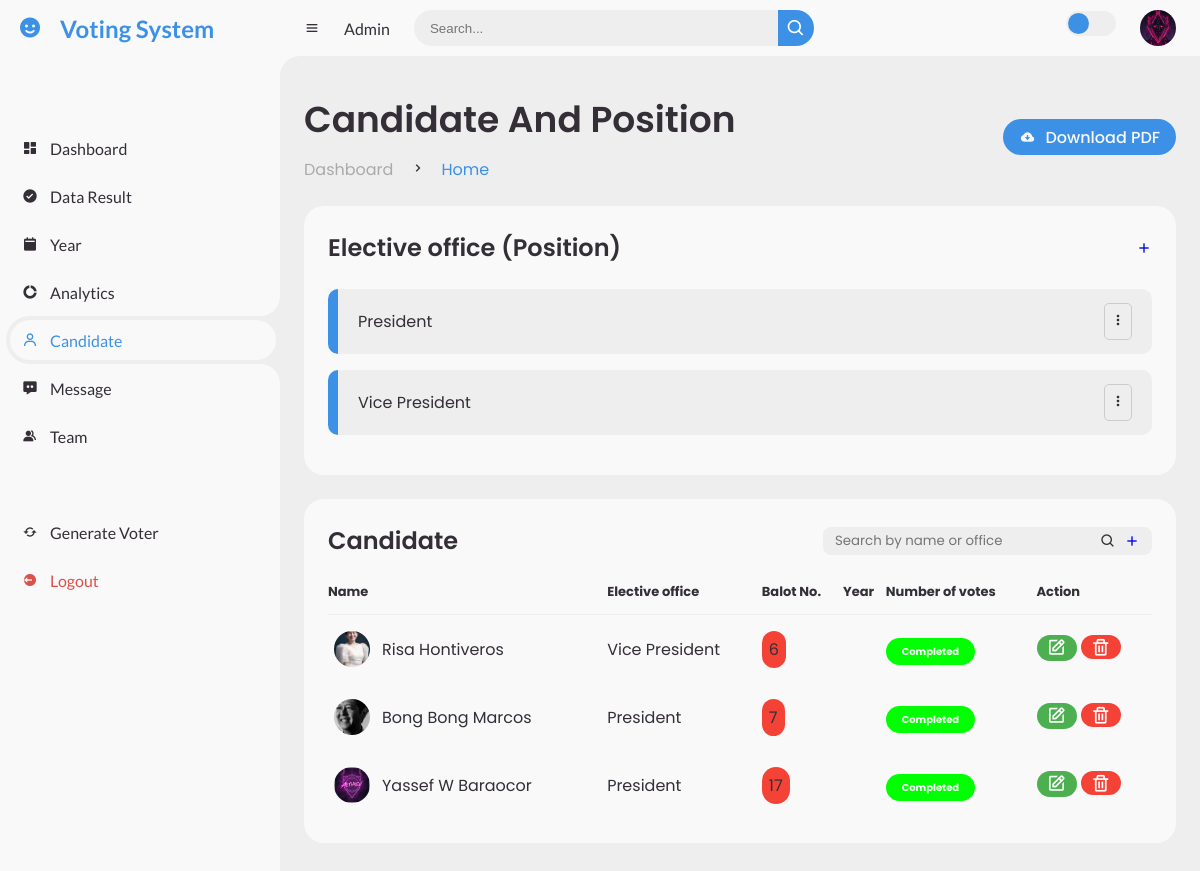
The app's page /Candidate.php (signed in) with its own data.
### tables this page shows
CREATE TABLE `user` (
  `user_id` int(11) NOT NULL,
  `Fullname` varchar(50) NOT NULL,
  `UserName` varchar(50) NOT NULL,
  `Password` varchar(20) NOT NULL,
  `account_status` varchar(11) NOT NULL,
  `role` varchar(50) NOT NULL,
  `profile_picture` varchar(500) NOT NULL
);

CREATE TABLE `office` (
  `Office_id` int(11) NOT NULL,
  `Electiveoffice` varchar(50) NOT NULL,
  `Year` int(5) NOT NULL
);

CREATE TABLE `candidate` (
  `Candidate_id` int(11) NOT NULL,
  `Candidate_fullname` varchar(50) NOT NULL,
  `Balotno` int(8) NOT NULL,
  `yearofcandidacy` year(4) NOT NULL,
  `Office_id` int(11) NOT NULL,
  `profile_picture` varchar(200) NOT NULL
);

### model/class_model.php (called while the page is built, shortened)
<?php
class class_model {
    public $host = db_host;
    public $user = db_user;
    public $pass = db_pass;
    public $dbname = db_name;
    public $conn;
    public function __construct() {
		try {
            $this->pdo = new PDO("mysql:host=localhost;dbname=voring_system", "root", "");
        } catch (PDOException $e) {
            echo "Connection failed: " . $e->getMessage();
        }
    }
    private function connect() {
        $this->conn = new mysqli($this->host, $this->user, $this->pass, $this->dbname);
    }
	public function fetch_user($me){
		$stmt= $this->conn->prepare("SELECT * from `user` WHERE `user_id` = ?") or die($this->conn->error);
		$stmt->bind_param('i',$me);
		$stmt->execute();
		$result = $stmt->get_result();
		$data = array();
		while ($row = $result->fetch_assoc()){
			$data[] = $row;
		}
		return $data;
	}
	  public function fetchActive_year(){
		$sql = "SELECT * FROM `year` where `Status` = 1";
			$stmt = $this->conn->prepare($sql);
			$stmt->execute();
			$result = $stmt->get_result();
			$data = array();
			 while ($row = $result->fetch_assoc()) {
					   $data[] = $row;
				}
			 return $data;
	  }
	public function fetchcandidatebyyear($Activeyear) {
		$stmt = $this->conn->prepare("
			SELECT
				c.Candidate_id,
				c.profile_picture,
				c.Candidate_fullname,
				c.Balotno,
				c.yearofcandidacy,
				o.Office_id,
				o.Electiveoffice,
				o.Year AS OfficeYear
			FROM
				candidate c
			INNER JOIN
				office o
			ON
				c.Office_id = o.Office_id
			WHERE
				c.yearofcandidacy = ?
		");
		$stmt->bind_param('i', $Activeyear);
		if (!$stmt->execute()) {
			error_log("Execute failed: " . $stmt->error);
			$stmt->close();
			return [];
		}
		$result = $stmt->get_result();
		$Data = [];
		while ($row = $result->fetch_assoc()) {
			$Data[] = $row;
		}
		return $Data;
	}
	public function fetch_office($Activeyear){
		$stmt = $this->conn->prepare("SELECT * FROM `office` WHERE `Year` = ?") or die($this->conn->error);
		$stmt->bind_param("i", $Activeyear);
		if ($stmt->execute()) {
			$result = $stmt->get_result();
			$data = array();
			while ($row = $result->fetch_assoc()) {
				$data[] = $row;
			}
			return $data;
		} else {
			return array();
		}
	}
}
?>

### Candidate.php (the view, shortened to what this page needs)
<!DOCTYPE html>
<html lang="en">
<head>
	<link href='https://unpkg.com/boxicons@2.0.9/css/boxicons.min.css' rel='stylesheet'>
	<link rel="stylesheet" href="style.css">
</head>
<body>
<?php include 'sidebar/sidebar.php'?>
<?php   $conn = new class_model();
		$Activeyear = $conn->fetchActive_year();
		foreach($Activeyear as $row){
			$Activeyear=$row['Year'];
		};
		?>
	<section id="content">
		<?php include 'header/header.php'?>
		<main>
			<div class="head-title">
				<div class="left">
					<h1>Candidate And Position</h1>
					<ul class="breadcrumb">
						<li>
							<a href="#">Dashboard </a>
						</li>
						<li><i class='bx bx-chevron-right' ></i></li>
						<li>
							<a class="active" href="#">Home</a>
						</li>
					</ul>
				</div>
				<a href="#" class="btn-download">
					<i class='bx bxs-cloud-download' ></i>
					<span class="text">Download PDF</span>
				</a>
			</div>
			<div class="table-data">
				<div class="todo">
					<div class="head">
						<h3>Elective office (Position)</h3>
						<a href="ADDOFFCICE.php" class='bx bx-plus' ></a>
					</div>
					<ul class="todo-list">
            <?php $office = $conn->fetch_office($Activeyear);
            foreach($office as $row){
            ?>
						<li class="completed">
							<p><?php echo $row['Electiveoffice'];  ?></p>
							<div class="dropdown">
        						<i class='bx bx-dots-vertical-rounded dropdown-btn'></i>
   							 </div>
						</li>
            <?php };  ?>
					</ul>
				</div>
			</div>
			<div class="table-data">
				<div class="order">
					<div class="head">
						<h3>Candidate</h3>
						<div class="search-container">
				<input type="text" id="searchInput" placeholder="Search by name or office">
				<i class='bx bx-search'></i>
				<a href="ADDCANDIDATE.php" class='bx bx-plus' ></a>
			</div>
					</div>
					<table  id='dataTable'>
						<thead>
							<tr>
								<th>Name</th>
								<th>Elective office</th>
								<th>Balot No.</th>
								<th>Year</th>
								<th>Number of votes</th>
								<th>Action</th>
							</tr>
						</thead>
						<tbody>
							<?php $ActiveYearz = $conn->fetchcandidatebyyear($Activeyear);
							foreach($ActiveYearz as $row){
								$pro = $row['profile_picture'];
												?>
							<tr>
								<td>
									<img src="uploads/profile_pictures/<?php echo $pro?>" alt="Profile Picture">
									<p><?php echo $row['Candidate_fullname'];  ?></p>
								</td>
								<td><?php echo $row['Electiveoffice']; ?></td>
								<td><span style="padding:7px; border-radius:100px;background-color:#f44336;"><?php echo $row['Balotno']; ?></span></td>
								<td><span <?php echo $row['OfficeYear']; ?>></td>
								<td><span class="status completed">Completed</span></td>
								<td><button  class="edit-btn" onclick="updateYear(<?= $row['Candidate_id'] ?>)">
				<a href="EDIT-CANDIDATE.php?Candidate_id=<?= $row['Candidate_id']; ?>&Candidate-fullname=<?php echo $row['Candidate_fullname']; ?>" class="text-secondary font-weight-bold text-xs" data-toggle="tooltip" data-original-title="Edit user">
			<i class='bx bx-edit'></i>
                                                        </a>
                </button>
				<button class="delete-btn" onclick="deleteYear(<?= $row['Candidate_id'] ?>)" data-id="<?= $row['Candidate_id']; ?>">
                    <i class='bx bx-trash'></i>
                </button></td>
							</tr>
							<?php }; ?>
						</tbody>
					</table>
				</div>
			</div>
		</main>
	</section>
</body>
</html>

### header/header.php (shortened to what this page needs)
<nav>
<?php
require_once 'model/class_model.php';
		$me=$_SESSION['user_ids'];
        $conn = new class_model();
        $role = $conn->fetch_user($me);
        foreach($role as $row){
            $profile_picture = $row['profile_picture'];
            $role = $row['role'];
        };
?>
			<i class='bx bx-menu' ></i>
			<a href="#" class="nav-link"><?php echo  $role;  ?></a>
			<form action="#">
				<div class="form-input">
					<input type="search" placeholder="Search...">
					<button type="submit" class="search-btn"><i class='bx bx-search' ></i></button>
				</div>
			</form>
			<label for="switch-mode" class="switch-mode"></label>
			<div class="profile-dropdown">
            <a href="#" class="profile">
				<img src="uploads/profile_pictures/<?php echo  $profile_picture ?>" alt="Profile" id="profile-menu">
			</a>
</div>
		</nav>

### header/header.php (style rules this page uses)
.profile-dropdown { width: 36px; height: 36px; object-fit: cover; border-radius: 50%; position: relative; display: inline-block; }

### Candidate.php (style rules this page uses)
.dropdown { position: relative; display: inline-block; }
button { border: none; background: none; padding: 2px 10px; cursor: pointer; display: inline-flex; align-items: center; justify-content: center; border-radius: 30px; }
.dropdown { padding: 5px; border: 1px solid #ccc; border-radius: 5px; }
button i { font-size: 20px; color: #fff; transition: color 0.3s; }
button.edit-btn { background-color: #4CAF50; }
button.delete-btn { background-color: #f44336; }

### records on screen
user: role "Admin", profile_picture (picture)
office: Electiveoffice "President"
office: Electiveoffice "Vice President"
candidate: profile_picture (picture), Candidate_fullname "Risa Hontiveros", Office.Electiveoffice "Vice President", Balotno "6"
candidate: profile_picture (picture), Candidate_fullname "Bong Bong Marcos", Office.Electiveoffice "President", Balotno "7"
candidate: profile_picture (picture), Candidate_fullname "Yassef W Baraocor", Office.Electiveoffice "President", Balotno "17"
